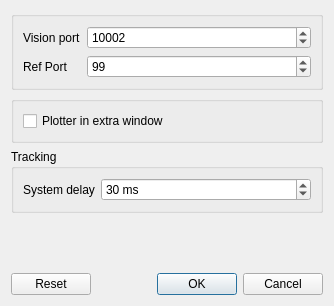
<?xml version="1.0" encoding="UTF-8"?>
<ui version="4.0">
 <class>ConfigDialog</class>
 <widget class="QDialog" name="ConfigDialog">
  <property name="geometry">
   <rect>
    <x>0</x>
    <y>0</y>
    <width>334</width>
    <height>306</height>
   </rect>
  </property>
  <property name="windowTitle">
   <string>Configuration</string>
  </property>
  <layout class="QVBoxLayout" name="verticalLayout">
   <item>
    <widget class="QGroupBox" name="groupBox_4">
     <layout class="QFormLayout" name="formLayout_4">
      <item row="0" column="0">
       <widget class="QLabel" name="label_5">
        <property name="text">
         <string>Vision port</string>
        </property>
       </widget>
      </item>
      <item row="0" column="1">
       <widget class="QSpinBox" name="visionPort">
        <property name="minimum">
         <number>1</number>
        </property>
        <property name="maximum">
         <number>65535</number>
        </property>
        <property name="value">
         <number>10002</number>
        </property>
       </widget>
      </item>
      <item row="1" column="0">
       <widget class="QLabel" name="label_6">
        <property name="text">
         <string>Ref Port</string>
        </property>
       </widget>
      </item>
      <item row="1" column="1">
       <widget class="QSpinBox" name="refPort">
        <property name="minimum">
         <number>1</number>
        </property>
        <property name="maximum">
         <number>65535</number>
        </property>
        <property name="value">
         <number>99</number>
        </property>
       </widget>
      </item>
     </layout>
    </widget>
   </item>
   <item>
    <widget class="QGroupBox" name="groupBox_5">
     <layout class="QFormLayout" name="formLayout_5">
      <item row="0" column="0" colspan="2">
       <widget class="QCheckBox" name="plotterInExtraWindow">
        <property name="text">
         <string>Plotter in extra window</string>
        </property>
       </widget>
      </item>
     </layout>
    </widget>
   </item>
   <item>
    <widget class="QGroupBox" name="groupBox_2">
     <property name="title">
      <string>Tracking</string>
     </property>
     <layout class="QFormLayout" name="formLayout_3">
      <item row="0" column="0">
       <widget class="QLabel" name="label_2">
        <property name="text">
         <string>System delay</string>
        </property>
       </widget>
      </item>
      <item row="0" column="1">
       <widget class="QSpinBox" name="systemDelayBox">
        <property name="sizePolicy">
         <sizepolicy hsizetype="MinimumExpanding" vsizetype="Fixed">
          <horstretch>0</horstretch>
          <verstretch>0</verstretch>
         </sizepolicy>
        </property>
        <property name="suffix">
         <string> ms</string>
        </property>
        <property name="value">
         <number>30</number>
        </property>
       </widget>
      </item>
     </layout>
    </widget>
   </item>
   <item>
    <spacer name="verticalSpacer">
     <property name="orientation">
      <enum>Qt::Vertical</enum>
     </property>
     <property name="sizeHint" stdset="0">
      <size>
       <width>20</width>
       <height>40</height>
      </size>
     </property>
    </spacer>
   </item>
   <item>
    <widget class="QDialogButtonBox" name="buttonBox">
     <property name="orientation">
      <enum>Qt::Horizontal</enum>
     </property>
     <property name="standardButtons">
      <set>QDialogButtonBox::Cancel|QDialogButtonBox::Ok|QDialogButtonBox::Reset</set>
     </property>
    </widget>
   </item>
  </layout>
 </widget>
 <resources/>
 <connections>
  <connection>
   <sender>buttonBox</sender>
   <signal>accepted()</signal>
   <receiver>ConfigDialog</receiver>
   <slot>accept()</slot>
   <hints>
    <hint type="sourcelabel">
     <x>248</x>
     <y>254</y>
    </hint>
    <hint type="destinationlabel">
     <x>157</x>
     <y>274</y>
    </hint>
   </hints>
  </connection>
  <connection>
   <sender>buttonBox</sender>
   <signal>rejected()</signal>
   <receiver>ConfigDialog</receiver>
   <slot>reject()</slot>
   <hints>
    <hint type="sourcelabel">
     <x>316</x>
     <y>260</y>
    </hint>
    <hint type="destinationlabel">
     <x>286</x>
     <y>274</y>
    </hint>
   </hints>
  </connection>
 </connections>
</ui>
